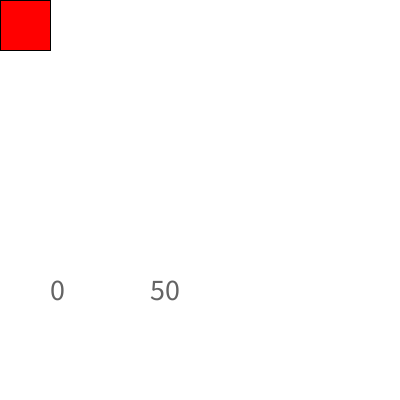
Frame 1 (no input)
Frame 60 (the mouse pressed at the canvas centre just before this capture): identical to frame 1, image omitted
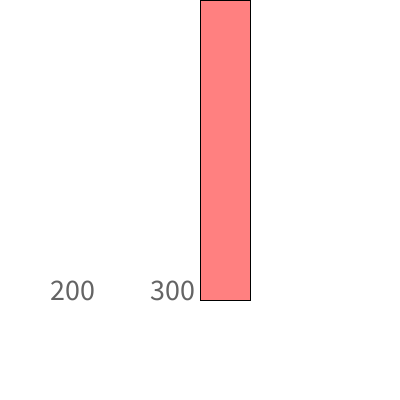
Frame 120 (the mouse held since frame 60 and released just before this capture)

The Processing sketch that drew these frames (run headless with seeded random() and noise(); from frame 60 on, the mouse is pressed at the canvas centre):

// Processing sketch: masMap
// ── masMap.pde
/*Utilizamos map() para relacionar (y promediar) dos escalas diferentes*/
void setup() {
  size(400, 400);
  textSize(30);
}
void draw() {
  background(255);
  float alto = map(mouseX, 0, 280, 50, height );
  
  float tono = map(mouseX, 0, width, 255, 0); 
  fill(255, 0, 0, tono);
  rect(mouseX, 0, 50, alto);
  fill(100);
  text(mouseX, 50, 300);
  text(int(alto), 150, 300);
}
